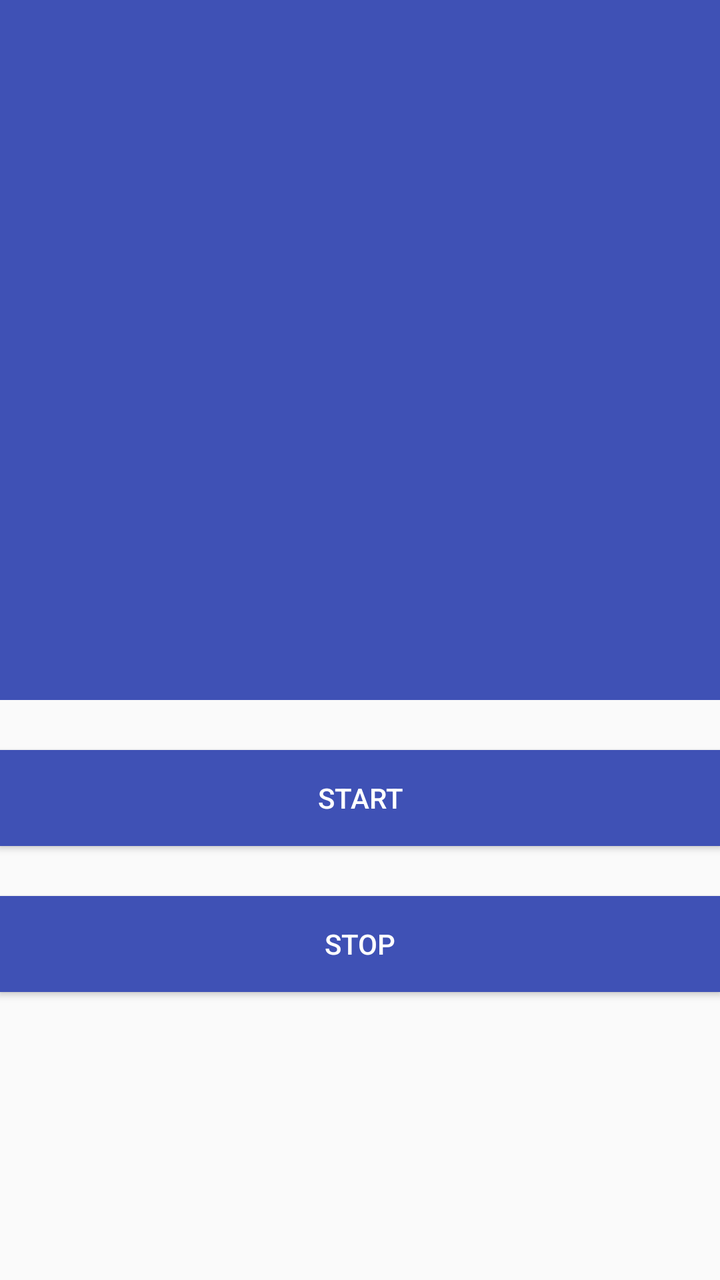
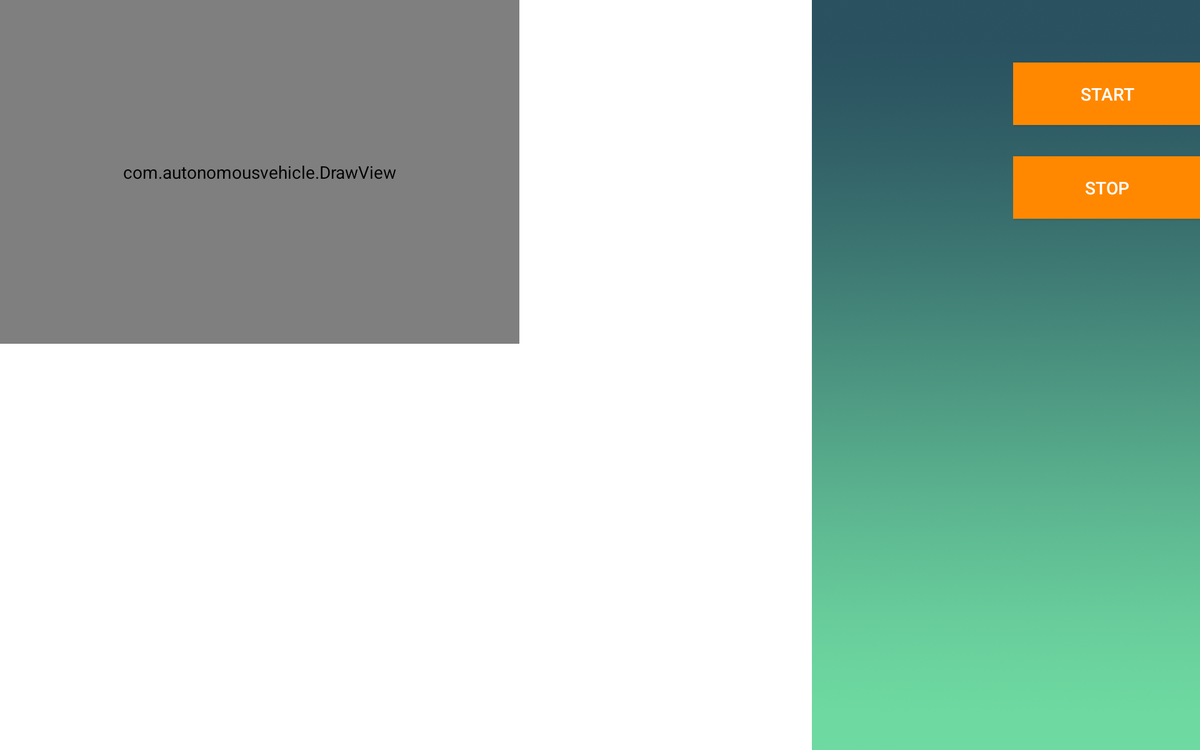

First picture: res/layout/ on a phone held upright. Second picture: the repository's own variant of that layout, on a device whose configuration matches the variant's folder. Source for both follows.
<!-- AndroidManifest.xml: application theme AppTheme -->
<!-- res/layout/activity_mapping.xml -->
<?xml version="1.0" encoding="utf-8"?>
<RelativeLayout xmlns:android="http://schemas.android.com/apk/res/android"
    xmlns:tools="http://schemas.android.com/tools"
    android:id="@+id/activity_mapping"
    android:layout_width="match_parent"
    android:layout_height="match_parent"
    android:paddingBottom="@dimen/activity_vertical_margin"
    android:paddingLeft="@dimen/activity_horizontal_margin"
    android:paddingRight="@dimen/activity_horizontal_margin"
    android:paddingTop="@dimen/activity_vertical_margin"
    tools:context="com.autonomousvehicle.Mapping">

    <FrameLayout
        android:layout_width="match_parent"
        android:id="@+id/two_D_map_view"
        android:layout_height="350dp"
        android:background="@color/colorFABBckGrnd">

    </FrameLayout>

    <LinearLayout
        android:orientation="vertical"
        android:layout_width="match_parent"
        android:layout_alignParentBottom="true"
        android:layout_alignParentStart="true"
        android:layout_below="@+id/two_D_map_view"
        android:layout_height="45dp">

        <Button
            android:text="@string/start"
            android:layout_width="match_parent"
            android:layout_height="wrap_content"
            android:id="@+id/button"
            android:background="@color/colorFABBckGrnd"
            android:textColor="@color/colorFABText"
            android:elevation="4dp"
            android:layout_alignParentBottom="true"
            android:layout_alignParentStart="true"
            android:layout_marginTop="25dp" />

        <Button
            android:text="@string/stop"
            android:layout_width="match_parent"
            android:layout_height="wrap_content"
            android:id="@+id/stop"
            android:background="@color/colorFABBckGrnd"
            android:textColor="@color/colorFABText"
            android:elevation="4dp"
            android:layout_alignBaseline="@+id/button"
            android:layout_alignBottom="@+id/button"
            android:layout_toEndOf="@+id/button"
            android:layout_marginTop="25dp" />
    </LinearLayout>

</RelativeLayout>
<!-- resources referenced by this layout -->
<resources>
  <color name="colorFABBckGrnd">#3F51B5</color>
  <color name="colorFABText">#FFFFFF</color>
  <string name="start">start</string>
  <string name="stop">stop</string>
  <style name="AppTheme" parent="Theme.AppCompat.Light.DarkActionBar">
          
          <item name="colorPrimary">@color/colorPrimary</item>
          <item name="colorPrimaryDark">@color/colorPrimaryDark</item>
          <item name="colorAccent">@color/colorAccent</item>
      </style>
  <color name="colorPrimary">#3F51B5</color>
  <color name="colorPrimaryDark">#303f9f</color>
  <color name="colorAccent">#FF4081</color>
</resources>
<!-- res/layout-large-land/activity_mapping.xml (the repository's variant of the layout above) -->
<!-- drawn on a 7-inch tablet turned sideways -->
<?xml version="1.0" encoding="utf-8"?>
<RelativeLayout xmlns:android="http://schemas.android.com/apk/res/android"
    xmlns:tools="http://schemas.android.com/tools"
    android:id="@+id/activity_mapping"
    android:layout_width="match_parent"
    android:layout_height="match_parent"
    android:paddingBottom="@dimen/activity_vertical_margin"
    android:paddingLeft="@dimen/activity_horizontal_margin"
    android:paddingRight="@dimen/activity_horizontal_margin"
    android:paddingTop="@dimen/activity_vertical_margin"
    tools:context="com.autonomousvehicle.Mapping"
    android:background="@drawable/backgrond">

    <LinearLayout
        android:orientation="vertical"
        android:layout_height="match_parent"
        android:layout_alignParentTop="true"
        android:layout_alignParentEnd="true"
        android:layout_width="150dp"
        android:weightSum="1">

        <Button
            android:text="@string/start"
            android:layout_width="match_parent"
            android:layout_height="50dp"
            android:id="@+id/start"
            android:background="@android:color/holo_orange_dark"
            android:textColor="@color/colorFABText"
            android:elevation="4dp"
            android:layout_marginTop="50dp"
            android:layout_alignParentTop="true"
            android:layout_toEndOf="@+id/two_D_map_view" />

        <Button
            android:text="@string/stop"
            android:layout_height="50dp"
            android:id="@+id/stop"
            android:background="@android:color/holo_orange_dark"
            android:textColor="@color/colorFABText"
            android:elevation="4dp"
            android:layout_toEndOf="@+id/stop"
            android:layout_width="match_parent"
            tools:layout_marginTop="25dp"
            android:layout_marginTop="50dp" />
    </LinearLayout>

    <FrameLayout
        android:id="@+id/two_D_map_view"
        android:layout_height="match_parent"
        android:layout_width="650dp"
        android:background="@color/white"
        android:layout_alignParentTop="true"
        android:layout_alignParentStart="true">

        <com.autonomousvehicle.DrawView
            android:layout_height="275dp"
            android:layout_width="416dp"
            android:background="@color/white" />

    </FrameLayout>

</RelativeLayout>
<!-- resources referenced by the variant -->
<!-- as a 7-inch tablet turned sideways resolves them -->
<resources>
  <color name="colorFABText">#FFFFFF</color>
  <color name="white">#FFFFFF</color>
  <!-- drawable backgrond: png bitmap (drawable-hdpi, 828849 bytes) -->
  <string name="start">start</string>
  <string name="stop">stop</string>
  <style name="AppTheme" parent="Theme.AppCompat.Light.DarkActionBar">
          
          <item name="colorPrimary">@color/colorPrimary</item>
          <item name="colorPrimaryDark">@color/colorPrimaryDark</item>
          <item name="colorAccent">@color/colorAccent</item>
      </style>
  <color name="colorPrimary">#3F51B5</color>
  <color name="colorPrimaryDark">#303f9f</color>
  <color name="colorAccent">#FF4081</color>
</resources>
